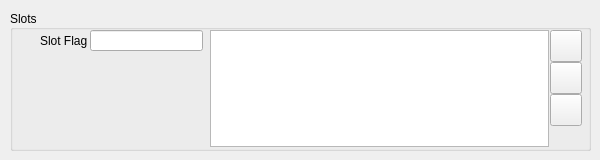
   <widget class="QWidget" name="page_3">
    <widget class="QGroupBox" name="groupBox_3">
     <property name="geometry">
      <rect>
       <x>10</x>
       <y>10</y>
       <width>581</width>
       <height>141</height>
      </rect>
     </property>
     <property name="title">
      <string>Slots</string>
     </property>
     <property name="alignment">
      <set>Qt::AlignLeading|Qt::AlignLeft|Qt::AlignVCenter</set>
     </property>
     <property name="flat">
      <bool>false</bool>
     </property>
     <property name="checkable">
      <bool>false</bool>
     </property>
     <widget class="QLabel" name="label_26">
      <property name="geometry">
       <rect>
        <x>30</x>
        <y>20</y>
        <width>47</width>
        <height>21</height>
       </rect>
      </property>
      <property name="text">
       <string>Slot Flag</string>
      </property>
     </widget>
     <widget class="QLineEdit" name="txt_slot_flag">
      <property name="geometry">
       <rect>
        <x>80</x>
        <y>20</y>
        <width>113</width>
        <height>21</height>
       </rect>
      </property>
     </widget>
     <widget class="QTableWidget" name="table_slots">
      <property name="geometry">
       <rect>
        <x>200</x>
        <y>20</y>
        <width>339</width>
        <height>117</height>
       </rect>
      </property>
      <property name="sizePolicy">
       <sizepolicy hsizetype="Expanding" vsizetype="MinimumExpanding">
        <horstretch>0</horstretch>
        <verstretch>0</verstretch>
       </sizepolicy>
      </property>
      <property name="font">
       <font>
        <family>Arial</family>
       </font>
      </property>
      <property name="selectionMode">
       <enum>QAbstractItemView::SingleSelection</enum>
      </property>
      <property name="selectionBehavior">
       <enum>QAbstractItemView::SelectItems</enum>
      </property>
      <property name="gridStyle">
       <enum>Qt::SolidLine</enum>
      </property>
      <property name="cornerButtonEnabled">
       <bool>true</bool>
      </property>
      <attribute name="horizontalHeaderVisible">
       <bool>false</bool>
      </attribute>
      <attribute name="horizontalHeaderDefaultSectionSize">
       <number>80</number>
      </attribute>
      <attribute name="horizontalHeaderHighlightSections">
       <bool>true</bool>
      </attribute>
      <attribute name="horizontalHeaderStretchLastSection">
       <bool>true</bool>
      </attribute>
      <attribute name="verticalHeaderVisible">
       <bool>false</bool>
      </attribute>
      <attribute name="verticalHeaderDefaultSectionSize">
       <number>24</number>
      </attribute>
      <column>
       <property name="text">
        <string>ID</string>
       </property>
      </column>
      <column>
       <property name="text">
        <string>Name</string>
       </property>
      </column>
     </widget>
     <widget class="QPushButton" name="btn_slot_add">
      <property name="geometry">
       <rect>
        <x>540</x>
        <y>52</y>
        <width>32</width>
        <height>32</height>
       </rect>
      </property>
      <property name="text">
       <string/>
      </property>
      <property name="icon">
       <iconset resource="icons.qrc">
        <normaloff>:/Icons/Add_32x32.png</normaloff>:/Icons/Add_32x32.png</iconset>
      </property>
      <property name="iconSize">
       <size>
        <width>28</width>
        <height>28</height>
       </size>
      </property>
     </widget>
     <widget class="QPushButton" name="btn_slot_delete">
      <property name="geometry">
       <rect>
        <x>540</x>
        <y>84</y>
        <width>32</width>
        <height>32</height>
       </rect>
      </property>
      <property name="text">
       <string/>
      </property>
      <property name="icon">
       <iconset resource="icons.qrc">
        <normaloff>:/Icons/Remove_32x32.png</normaloff>:/Icons/Remove_32x32.png</iconset>
      </property>
      <property name="iconSize">
       <size>
        <width>28</width>
        <height>28</height>
       </size>
      </property>
     </widget>
     <widget class="QPushButton" name="btn_addon_add_4">
      <property name="geometry">
       <rect>
        <x>540</x>
        <y>20</y>
        <width>32</width>
        <height>32</height>
       </rect>
      </property>
      <property name="text">
       <string/>
      </property>
      <property name="icon">
       <iconset resource="icons.qrc">
        <normaloff>:/Icons/Database_32x32.png</normaloff>:/Icons/Database_32x32.png</iconset>
      </property>
      <property name="iconSize">
       <size>
        <width>28</width>
        <height>28</height>
       </size>
      </property>
     </widget>
    </widget>
   </widget>
